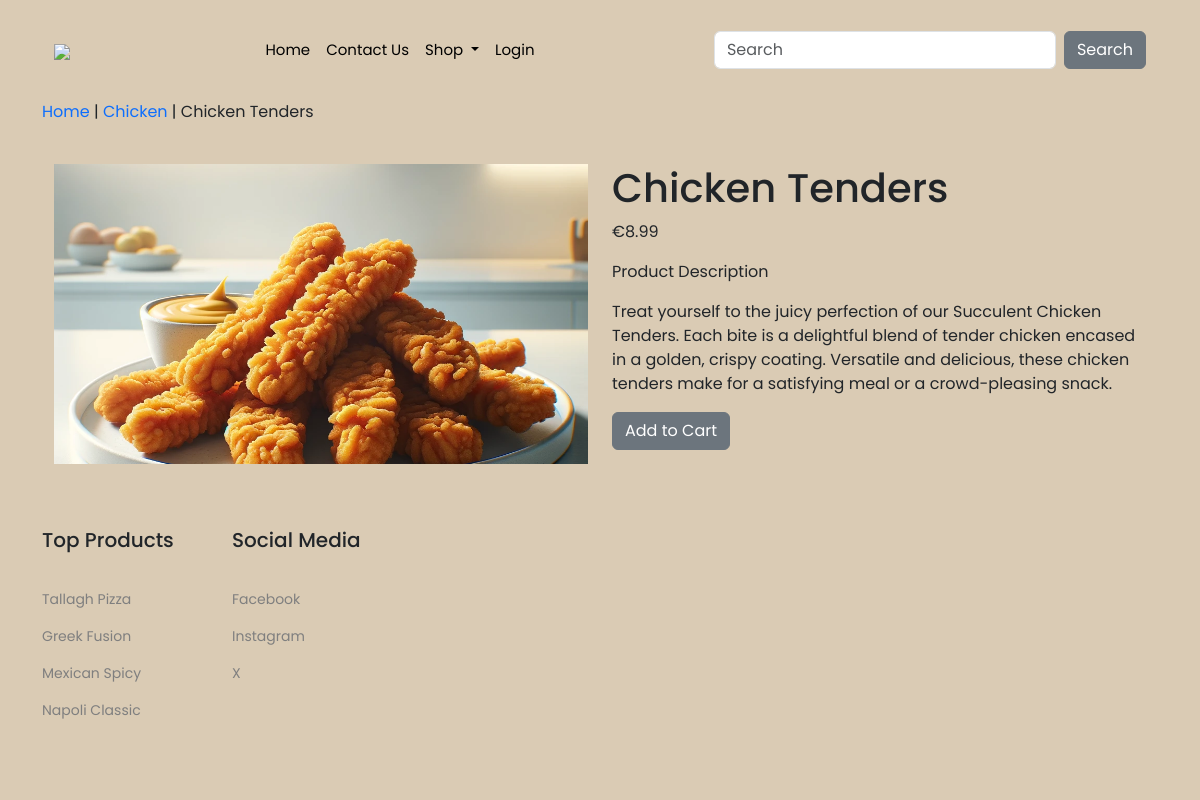
/859c5d2e-cb4c-4eb4-a87f-87f6e5f55848/5eb99fd7-72a3-471f-b60d-4862b77af88e/, run on the app's committed database.
### shop/models.py (models this page shows, shortened)
class Product(models.Model):
    id = models.UUIDField(
        primary_key=True,
        default=uuid.uuid4,
        editable=False)
    name = models.CharField(max_length=250, unique=True)
    description = models.TextField(blank = True)
    category = models.ForeignKey(Category, on_delete=models.CASCADE)
    price = models.DecimalField(max_digits=10, decimal_places=2)
    image = models.ImageField(upload_to = 'product', blank=True)
    stock = models.IntegerField()
    available = models.BooleanField(default=True)
    created = models.DateTimeField(auto_now_add=True, blank = True, null= True)
    updated = models.DateTimeField(auto_now=True, blank = True, null= True)
    expiry_date = models.DateField(null=True, blank=True)
    allergens_text = models.CharField(max_length=255, blank=True, help_text="Enter allergens separated by commas")
    class Meta:
        ordering = ('name',)
        verbose_name = 'product'
        verbose_name_plural = 'products'

class Category(models.Model):
    id = models.UUIDField(
        primary_key=True,
        default=uuid.uuid4,
        editable=False)
    name = models.CharField(max_length=250, unique=True)
    description = models.TextField(blank = True)
    image = models.ImageField(upload_to = 'category', blank=True)
    class Meta:
        ordering = ('name',)
        verbose_name = 'category'
        verbose_name_plural = 'categories'
    def get_absolute_url(self):
        return reverse('shop:products_by_category', args=[self.id])
    def __str__(self):
        return self.name

### shop/views.py (the view)
# urls.py: path('<uuid:category_id>/<uuid:product_id>/', views.product_detail, name= 'product_detail'),
def product_detail(request, category_id, product_id):
    product = get_object_or_404(Product, category_id=category_id, id=product_id)
    return render(request, 'shop/product.html', {'product': product})

### cart/context_processors.py (called while the page is built)
def counter(request):
    item_count = 0
    if 'admin' in request.path:
        return {}
    else:
        try:
            cart = Cart.objects.filter(cart_id=_cart_id(request))
            cart_items = CartItem.objects.all().filter(cart=cart[:1])
            for cart_item in cart_items:
                item_count += cart_item.quantity
        except Cart.DoesNotExist:
            item_count = 0
    return {'item_count': item_count}

### cart/views.py (called while the page is built)
def _cart_id(request):
    cart_id = request.session.session_key
    if not cart_id:
        request.session.save()
        cart_id = request.session.session_key
    return cart_id

### shop/context_processors.py (called while the page is built)
def menu_links(request):
    links = Category.objects.all()
    return {'links': links}

### shop/templates/shop/product.html (shortened to what this page needs)
{% extends "base.html" %}
{% load static %}
{% block content %}
<div class="container my_prod_row_class">
    <div class="mx-auto">
        <p><a href="{% url 'shop:shop_menu' %}">Home</a> | <a
                href="{{ product.category.get_url }}">{{ product.category }}</a>
            | {{ product.name }}</p>
    </div>
    <div class="container">
        <br>
        <div class="row">
            <div class="col-12 col-md-6 mb-4">
                <div class="text-center image-container"
                     style="height: 300px; overflow: hidden;">
                    <img class="my_image img-fluid"
                         style="height: 100%; width: 100%; object-fit: cover;"
                         src="{{ product.image.url }}" alt="{{ product.name }}"
                         onclick="zoomImage(this)">
                </div>
            </div>
            <div class="col-12 col-md-6">
                <div>
                    <div class="product-description">
                        <h1 class="my_prod_title">{{ product.name }}</h1>
                        <p>€{{ product.price }}</p>
                        <p class="my_title">Product Description</p>
                        <p class="text-justify my_prod_text">{{ product.description }}</p>
                        {% if product.stock == 0 %}
                        <p class="text-justify my_prod_text"><b>Out of Stock</b></p>
                        {% else %}
                        <a class="btn btn-secondary"
                           href="{% url 'cart:add_cart' product.id %}">Add to
                            Cart</a>
                        {% endif %}
                    </div>
                </div>
            </div>
        </div>
    </div>
</div>
{% endblock %}

### static/css/custom.css (style rules this page uses)
*, ul { margin:0; padding:0; }
a { text-decoration: none; }
body { font-family: 'Poppins', sans-serif; background-color: var(--bgColor); }
:root { --black: #000; --primaryColor: #ff3368; --bgColor: #dacbb4 ; }

### data on the page
Product: category "Chicken", name "Chicken Tenders", image (picture), price "8.99", description "Treat yourself to the juicy perfection of our Succulent Chicken Tenders. Each bite is a delightful blend of tender chicken encased in a golden, crispy coating. Versatile and delicious, these chicken tenders make for a satisfying meal or a crowd-pleasing snack."
